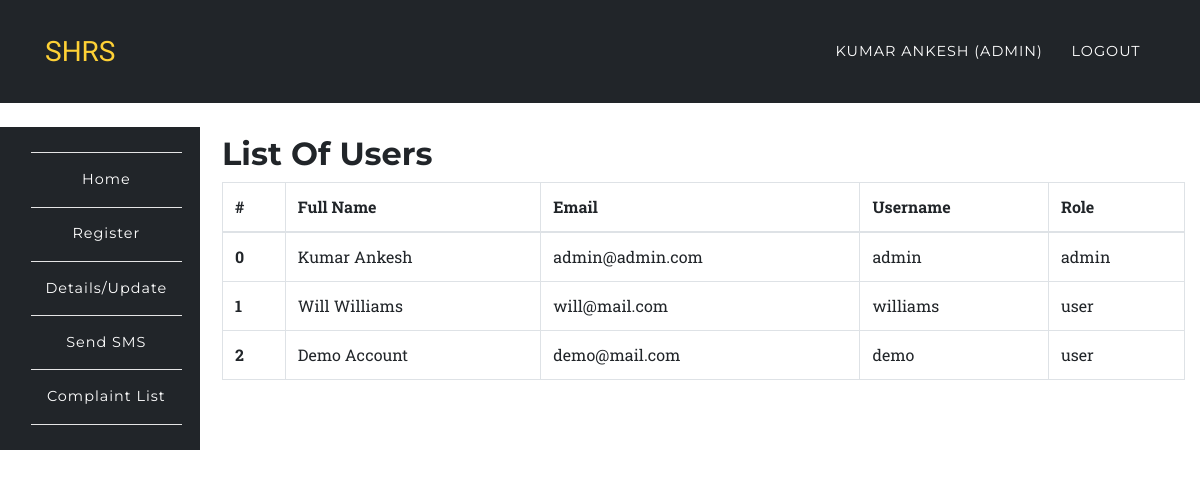
Screenshot of /app/users.php (signed in) with the database file from the repository.
### tables this page shows
CREATE TABLE `users` (
  `id` int(10) UNSIGNED NOT NULL,
  `fullname` varchar(191) NOT NULL,
  `mobile` varchar(191) NOT NULL,
  `username` varchar(191) NOT NULL,
  `email` varchar(191) NOT NULL,
  `password` varchar(191) NOT NULL,
  `created_at` timestamp NULL DEFAULT CURRENT_TIMESTAMP,
  `updated_at` timestamp NULL DEFAULT CURRENT_TIMESTAMP,
  `role` varchar(100) DEFAULT 'user',
  `status` int(1) NOT NULL DEFAULT '1'
);

### app/users.php (the view, shortened to what this page needs)
<?php
	require '../config/config.php';
		try {
			$stmt = $connect->prepare('SELECT * FROM users');
			$stmt->execute();
			$data = $stmt->fetchAll(PDO::FETCH_ASSOC);
		}
		catch(PDOException $e) {
			$errMsg = $e->getMessage();
		}
?>
<?php include '../include/header.php';?>
	<nav class="navbar navbar-expand-lg navbar-dark" style="background-color:#212529;" id="mainNav">
      <div class="container">
        <a class="navbar-brand js-scroll-trigger" href="../index.php">SHRS</a>
        <div class="collapse navbar-collapse" id="navbarResponsive">
          <ul class="navbar-nav text-uppercase ml-auto">
            <li class="nav-item">
              <a class="nav-link" href="login.php"><?php echo $_SESSION['fullname']; ?> <?php if($_SESSION['role'] == 'admin'){ echo "(Admin)"; } ?></a>
            </li>
            <li class="nav-item">
              <a href="../auth/logout.php" class="nav-link">Logout</a>
            </li>
          </ul>
        </div>
      </div>
    </nav>
<?php include '../include/side-nav.php';?>
<section class="wrapper" style="margin-left:16%;margin-top: -11%;">
	<div class="container">
		<div class="row">
			<div class="col-12">
				<h2>List Of Users</h2>
				<div class="table-responsive">
					<table class="table table-bordered">
					  <thead>
					    <tr>
					      <th>#</th>
					      <th>Full Name</th>
					      <th>Email</th>
					      <th>Username</th>
					      <th>Role</th>
					    </tr>
					  </thead>
					  <tbody>
					  	<?php
					  		foreach ($data as $key => $value) {
							   echo '<tr>';
							      echo '<th scope="row">'.$key.'</th>';
							      echo '<td>'.$value['fullname'].'</td>';
							      echo '<td>'.$value['email'].'</td>';
							      echo '<td>'.$value['username'].'</td>';
							      echo '<td>'.$value['role'].'</td>';
							   echo '</tr>';
					  		}
					  	?>
					  </tbody>
					</table>
				</div>
			</div>
		</div>
	</div>
</section>
<?php include '../include/footer.php';?>

### assets/css/rent.css (style rules this page uses)
body { overflow-x: hidden; font-family: "Roboto Slab", "Helvetica Neue", Helvetica, Arial, sans-serif; }
a { color: #ff5722; }
h1, h2, h3, h4, h5, h6 { font-weight: 700; font-family: "Montserrat", "Helvetica Neue", Helvetica, Arial, sans-serif; }
section { padding: 100px 0; }
@media (min-width: 768px) { section { padding: 140px 0; } }
#mainNav { background-color: #212529; }
#mainNav .navbar-brand { color: #fed136; font-family: "Kaushan Script", "Helvetica Neue", Helvetica, Arial, cursive; }
#mainNav .navbar-nav .nav-item .nav-link { font-size: 90%; font-weight: 400; padding: 0.75em 0; letter-spacing: 1px; color: white; font-family: "Montserrat", "Helvetica Neue", Helvetica, Arial, sans-serif; }
@media (min-width: 992px) { #mainNav { padding-top: 25px; padding-bottom: 25px; -webkit-transition: padding-top 0.3s, padding-bottom 0.3s; -moz-transition: padding-top 0.3s, padding-bottom 0.3s; transition: padding-top 0.3s, padding-bottom 0.3s; border: none; background-color: transparent; } }
@media (min-width: 992px) { #mainNav .navbar-brand { font-size: 1.75em; -webkit-transition: all 0.3s; -moz-transition: all 0.3s; transition: all 0.3s; } }
@media (min-width: 992px) { #mainNav .navbar-nav .nav-item .nav-link { padding: 1.1em 1em !important; } }

### assets/css/style.css (style rules this page uses)
.navbar { border-radius: 0px; }
section { padding-left: 15px; }

### rows the page displays
users: key "0", fullname "Kumar Ankesh", email "admin@admin.com", username "admin", role "admin"
users: key "1", fullname "Will Williams", email "will@mail.com", username "williams", role "user"
users: key "2", fullname "Demo Account", email "demo@mail.com", username "demo", role "user"

### other values shown
$_SESSION['fullname'] "KUMAR ANKESH"
